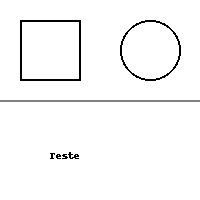
#> input picture 5️ Filtros de Transformação Geométrica/5.png, 200 x 200 px
$ python interp.py
#> lines starting #> are read from the running program, lines starting #| are printed output that depends on the picture
from PIL import Image

imagem = Image.open('5.png')
#> imagem is the input picture: PIL image 200x200 RGB; min 0, max 255, mean 247.9

nova_largura = imagem.width * 2
#> nova_largura = 400
nova_altura = imagem.height * 2
#> nova_altura = 400

imagem_redimensionada = imagem.resize((nova_largura, nova_altura), Image.BICUBIC)
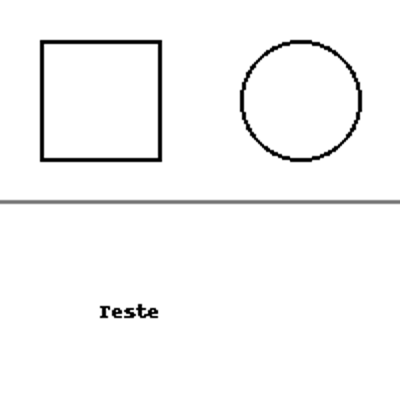
#> imagem_redimensionada: PIL image 400x400 RGB; min 0, max 255, mean 247.8

imagem_redimensionada.save('5mod.png')
